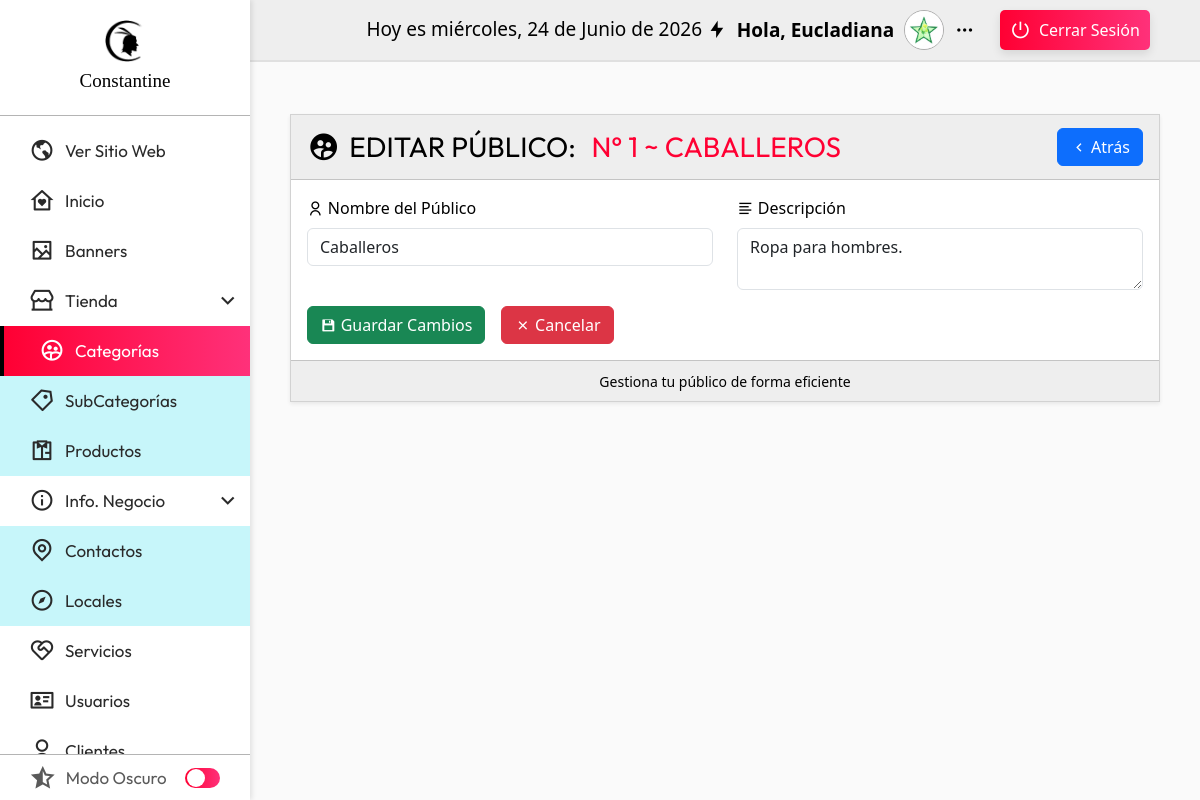
The app's page /admin/seccion/publicos/editar.php?txtID=1 (signed in) with its own data.
### tables this page shows
CREATE TABLE publico (
    id_publico INT(4) PRIMARY KEY AUTO_INCREMENT NOT NULL,
    nombre_publico VARCHAR(50) NOT NULL,
    descripcion VARCHAR(50) NOT NULL,
    fecha_creacion DATETIME DEFAULT CURRENT_TIMESTAMP
);

### admin/seccion/publicos/editar.php (the view, shortened to what this page needs)
<?php
    include("../inicio/conexion.php");
    $txtID = isset($_GET['txtID']) ? htmlspecialchars(trim($_GET['txtID'])) : "";
    $sql = "SELECT * FROM publico WHERE id_publico = :id";
    $sentencia = $conexion->prepare($sql);
    $sentencia->bindParam(":id", $txtID);
    $sentencia->execute();
    $publico = $sentencia->fetch(PDO::FETCH_ASSOC);
    include("../../templates/header_admin.php");
?>
<div class="card shadow-sm mt-4 w-80 mx-auto rounded-0">
    <div class="card-header d-flex justify-content-between align-items-center rounded-0" style="color: var(--color_texto); background-color: var(--color_barra_superior);">
        <span class="titulo_categoria d-flex align-items-center gap-1 flex-wrap">
            <i class="ri-group-2-fill"></i>
            Editar Público: <span class="text_red">&nbsp; N° <?php echo htmlspecialchars($publico['id_publico']); ?> ~ <?php echo htmlspecialchars($publico['nombre_publico']); ?></span>
        </span>
        <a name="atras" id="atras" class="btn btn-primary d-flex align-items-center gap-1" href="index.php" role="button">
            <i class="ri-arrow-left-s-line"></i> Atrás
        </a>
    </div>
    <div class="card-body" style="color: var(--color_texto); background-color: var(--color_barra_lateral);">
        <form id="form_publico" action="" method="post" novalidate>
            <div class="row">
                <div class="col-md-6 col-12 mb-3">
                    <label for="nombre_publico" class="form-label">
                        <i class="ri-user-line"></i> Nombre del Público
                    </label>
                    <input type="text" class="form-control" name="nombre_publico" id="nombre_publico" placeholder="Escriba el nombre del público" value="<?php echo htmlspecialchars($publico['nombre_publico']); ?>" minlength="3" maxlength="50" required />
                </div>
                <div class="col-md-6 col-12 mb-3">
                    <label for="descripcion" class="form-label">
                        <i class="ri-align-left"></i> Descripción
                    </label>
                    <textarea class="form-control" name="descripcion" id="descripcion" placeholder="Escriba una descripción" minlength="10" maxlength="200" required><?php echo htmlspecialchars($publico['descripcion']); ?></textarea>
                </div>
            </div>
            <div class="d-flex justify-content-start gap-3">
                <button type="submit" class="btn btn-success d-flex align-items-center gap-1">
                    <i class="ri-save-3-fill"></i> Guardar Cambios
                </button>
                <a name="cancelar" id="cancelar" class="btn btn-danger d-flex align-items-center gap-1" href="index.php" role="button">
                    <i class="ri-close-line"></i> Cancelar
                </a>
            </div>
        </form>
    </div>
    <div class="card-footer text-center rounded-0" style="color: var(--color_texto); background-color: var(--color_barra_superior);">
        <small>Gestiona tu público de forma eficiente</small>
    </div>
</div>
<?php include("../../templates/footer_admin.php"); ?>

### admin/css/header.css (style rules this page uses)
:root { --nav_font: 'Outfit','Segoe UI', Tahoma, Geneva, Verdana, sans-serif; --titulo_font: "Outfit", sans-serif; --logo_font: "BankGothic"; --color_primario: #000000; --color_secundario: #FF0033; --color_blanco: #ffebeb; --titulo_cuerpo: 30px; --subtitulo_cuerpo: 20px; --parrafo_cuerpo: 15px; --titulo_lista: 23px; --color_barra_lateral:rgb(255,255,255); --color_barra_superior:rgb(238,238,238); --color_texto: rgb(0,0,0); --color_texto_menu:rgb(42, 42, 42); --color_menu_hover:rgb(238,238,238); --color_menu_hover_texto:rgb(0,0,0); --color_submenu_bg: #c7f6fa; --color_boton: #FF0033; --color_boton_hover: rgb(0,0,0); --color_boton_texto:rgb(255,255,255); --color_hover_modulo: linear-gradient(to left, #FF317A, var(--color_secundario)); --color_linea:rgb(180,180,180); --color_switch_base :rgb(201,202,206); --color_switch_circulo:rgb(148, 148, 148); --color_scroll:rgb(192,192,192); --color_scroll_hover:rgb(134,134,134); --color_main_bg: rgb(250, 250, 250); --color_main_text: rgb(0, 0, 0); }
* { margin: 0; padding: 0; box-sizing: border-box; }
body { height: 100vh; width: 100%; }
.text_red { color: var(--color_secundario); }
.titulo_categoria { font-family: var(--titulo_font); font-size: 28px; text-transform: uppercase; }
.titulo_categoria i { font-size: 2rem; margin-right: 5px; }

### records on screen
publico: id_publico "1", nombre_publico "CABALLEROS", nombre_publico "Caballeros", descripcion "Ropa para hombres."

### other values on screen
fechaC() "Hoy es miércoles, 24 de Junio de 2026"
$_SESSION['nombres'] "Eucladiana"
